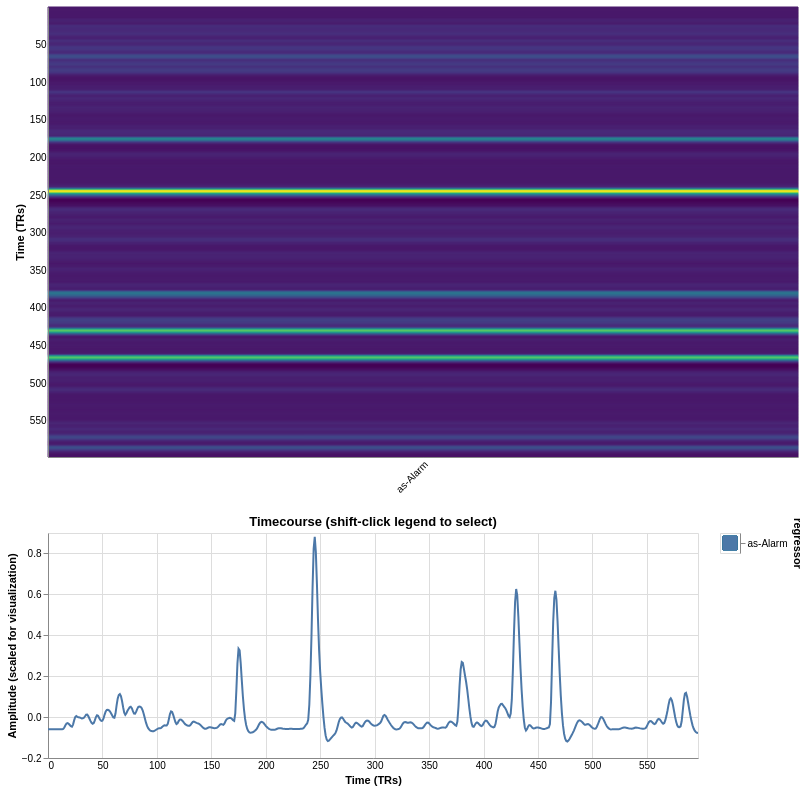

Vega-Lite specification for this chart:
### Vega-Lite specification from a JSON file in a GitHub repository (floating-point values rounded to 4 significant figures; data arrays with more than 128 entries replaced by an {"elided": "..."} marker saying what was removed)
{"$schema": "https://vega.github.io/schema/vega-lite/v5.json", "config": {"scale": {"bandPaddingInner": 0.0}, "view": {"continuousHeight": 300, "continuousWidth": 400}}, "data": {"name": "data-065bdaa052c67c791bea1b16aaa09c3f"}, "datasets": {"data-065bdaa052c67c791bea1b16aaa09c3f": {"elided": "598 records"}}, "resolve": {"scale": {"color": "independent"}}, "vconcat": [{"encoding": {"fill": {"field": "value", "legend": null, "scale": {"scheme": "viridis"}, "sort": "ascending", "type": "quantitative"}, "stroke": {"field": "value", "legend": null, "scale": {"scheme": "viridis"}, "sort": "ascending", "type": "quantitative"}, "x": {"axis": {"labelAngle": -45, "ticks": false, "title": null}, "field": "regressor", "sort": null, "type": "nominal"}, "y": {"axis": {"labels": true, "ticks": false, "title": "Time (TRs)", "values": [0, 50, 100, 150, 200, 250, 300, 350, 400, 450, 500, 550]}, "field": "scan_number", "type": "ordinal"}}, "height": 450, "mark": "rect", "width": 750}, {"hconcat": [{"encoding": {"color": {"field": "regressor", "legend": null, "type": "nominal"}, "x": {"axis": {"ticks": false, "title": "Time (TRs)", "values": [0, 50, 100, 150, 200, 250, 300, 350, 400, 450, 500, 550]}, "field": "scan_number", "scale": {"domain": [0, 597]}, "type": "quantitative"}, "y": {"axis": {"title": "Amplitude (scaled for visualization)"}, "field": "value", "type": "quantitative"}}, "height": 225, "mark": {"clip": true, "type": "line"}, "title": "Timecourse (shift-click legend to select)", "transform": [{"filter": {"selection": "selector577"}}], "width": 650}, {"encoding": {"color": {"field": "regressor", "legend": null, "type": "nominal"}, "y": {"axis": {"orient": "right"}, "field": "regressor", "type": "nominal"}}, "mark": {"size": 200, "type": "square"}, "selection": {"selector577": {"fields": ["regressor"], "type": "multi"}}}]}]}
